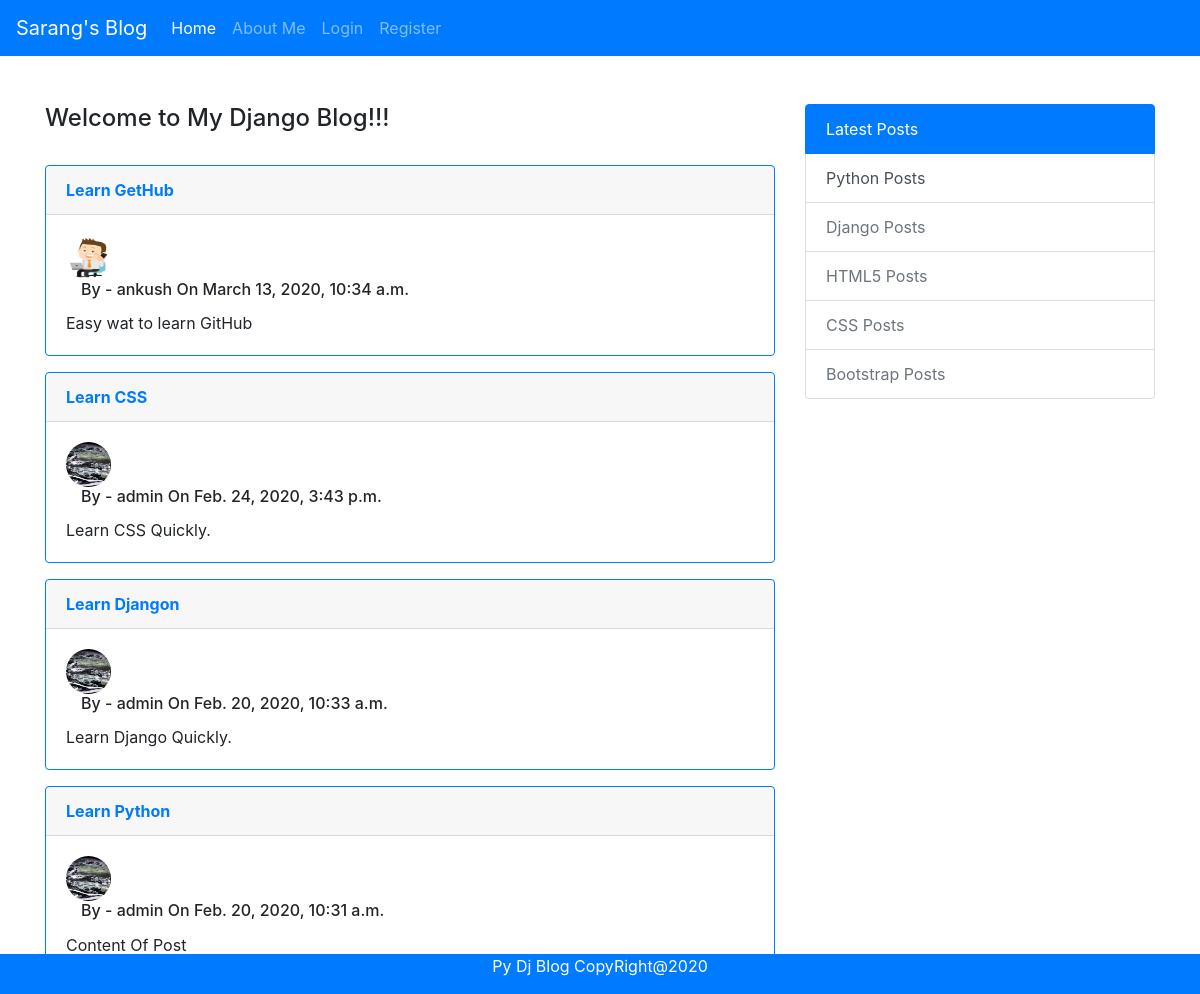
The page / on the database its author committed.
### blog/models.py (models this page shows, shortened)
class Post(models.Model):
    title = models.CharField(max_length=100)
    content = models.TextField()
    date_posted = models.DateTimeField(default=timezone.now) # possible values - auto_now = True, auto_now_add = True, default
    author = models.ForeignKey(User,on_delete = models.CASCADE)

### users/models.py (models this page shows, shortened)
class Profile(models.Model):
    user = models.OneToOneField(User, on_delete=models.CASCADE)
    image = models.ImageField(default='profile_pics/default.png', upload_to='profile_pics')
    phone = models.CharField(max_length=14, default="")

### blog/views.py (the view)
# urls.py: path('', PostListView.as_view(),name='blog-home'),
class PostListView(ListView):
    model = Post
    template_name = 'home.html'
    context_object_name = 'posts'
    ordering = ['-date_posted']

### blog/templates/home.html
{% extends 'base.html'%} {% block content%}
<h4>Welcome to My Django Blog!!!</h4>
<br/> {% for p in posts %}
<div class="card border-primary mb-3">
    <div class="card-header"><b><a class="article-title" href="{% url 'post-detail' p.id %}">{{ p.title }}</a></b></div>
    <div class="card-body">
        <div class="row">
            <div class="col-md-1">
                <img class="rounded-circle article-img" src="{{ p.author.profile.image.url }}" style="height:45px;width:45px;">
            </div>
        </div>
        <div class="col-md-11">
            <h6 class="card-title">By - {{p.author}} On {{p.date_posted}}</h6>
        </div>
        <p class="card-text">{{p.content}}</p>
    </div>
</div>
{% endfor %} {% endblock %}

### templates/base.html (shortened to what this page needs)
{% load static %}
<!DOCTYPE html>
<html>
<head>
    <link rel="stylesheet" type="text/css" href="{% static 'css/bootstrap.min.css' %}">
    <link rel="stylesheet" type="text/css" href="{% static 'css/custom.css' %}">
</head>
<body>
    <nav class="navbar navbar-expand-lg navbar-dark bg-primary">
        <a class="navbar-brand" href="{% url 'blog-home' %}">Sarang's Blog</a>
        <div class="collapse navbar-collapse" id="navbarColor01">
            <ul class="navbar-nav mr-auto">
                <li class="nav-item active">
                    <a class="nav-link" href="{% url 'blog-home' %}">Home <span class="sr-only">(current)</span></a>
                </li>
                <li class="nav-item">
                    <a class="nav-link" href="#">About Me</a>
                </li>
                {% if user.is_authenticated %}
                <li class="nav-item">
                    <a class="nav-link" href="{% url 'profile' %}">Profile</a>
                </li>
                <li class="nav-item">
                    <a class="nav-link" href="{% url 'post-create' %}">Create Post</a>
                </li>
                <li class="nav-item">
                    <a class="nav-link" href="{% url 'logout' %}">Logout</a>
                </li>
                <li class="nav-item">
                    <label class="form-control">Welcome - {{ user.username }}</label>
                </li>
                {% else %}
                <li class="nav-item">
                    <a class="nav-link" href="{% url 'login' %}">Login</a>
                </li>
                <li class="nav-item">
                    <a class="nav-link" href="{% url 'register' %}">Register</a>
                </li>
                {% endif %}
            </ul>
        </div>
    </nav>
    <br/>
    <br/>
    <div class="container">
        <div class="row">
            <div class="col-sm-8">
                 {% block content%} {% endblock %}
            </div>
            <div class="col-sm-4">
                <div class="list-group">
                    <a href="#" class="list-group-item list-group-item-action active">
                        Latest Posts
                    </a>
                    <a href="#" class="list-group-item list-group-item-action">
                        Python Posts
                    </a>
                    <a href="#" class="list-group-item list-group-item-action disabled">
                        Django Posts
                    </a>
                    <a href="#" class="list-group-item list-group-item-action disabled">
                        HTML5 Posts
                    </a>
                    <a href="#" class="list-group-item list-group-item-action disabled">
                        CSS Posts
                    </a>
                    <a href="#" class="list-group-item list-group-item-action disabled">
                        Bootstrap Posts
                    </a>
                </div>
            </div>
        </div>
    </div>
    <div class="footer">
        <p>Py Dj Blog CopyRight@2020</p>
    </div>
</body>
</html>

### static/css/custom.css (style rules this page uses)
.footer { position: fixed; left: 0; bottom: 0; width: 100%; background-color: #007BFF; color: white; text-align: center; }

### rows shown on the page
Post: title "Learn GetHub", author.profile.image (placeholder picture), author "ankush", date_posted "March 13, 2020, 10:34 a.m.", content "Easy wat to learn GitHub"
Post: title "Learn CSS", author.profile.image (picture), author "admin", date_posted "Feb. 24, 2020, 3:43 p.m.", content "Learn CSS Quickly."
Post: title "Learn Djangon", author.profile.image (picture), author "admin", date_posted "Feb. 20, 2020, 10:33 a.m.", content "Learn Django Quickly."
Post: title "Learn Python", author.profile.image (picture), author "admin", date_posted "Feb. 20, 2020, 10:31 a.m.", content "Content Of Post"
